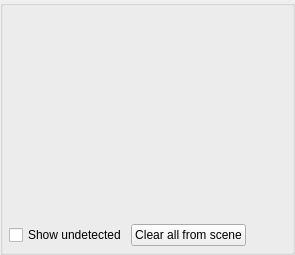
<?xml version="1.0" encoding="UTF-8"?>
<ui version="4.0">
 <class>ControllerListPanel</class>
 <widget class="QGroupBox" name="ControllerListPanel">
  <property name="title">
   <string/>
  </property>
  <property name="flat">
   <bool>true</bool>
  </property>
  <layout class="QVBoxLayout" name="verticalLayout">
   <property name="spacing">
    <number>6</number>
   </property>
   <property name="leftMargin">
    <number>6</number>
   </property>
   <property name="topMargin">
    <number>6</number>
   </property>
   <property name="rightMargin">
    <number>6</number>
   </property>
   <property name="bottomMargin">
    <number>6</number>
   </property>
   <item>
    <widget class="EffectInfoLabel" name="helpLabel" native="true"/>
   </item>
   <item>
    <widget class="QWidget" name="cardListHolder">
     <property name="minimumSize">
      <size>
       <width>0</width>
       <height>200</height>
      </size>
     </property>
     <property name="sizePolicy">
      <sizepolicy hsizetype="Preferred" vsizetype="Expanding">
       <horstretch>0</horstretch>
       <verstretch>0</verstretch>
      </sizepolicy>
     </property>
     <layout class="QVBoxLayout" name="cardListHolderLayout">
      <property name="spacing">
       <number>0</number>
      </property>
      <property name="leftMargin">
       <number>0</number>
      </property>
      <property name="topMargin">
       <number>0</number>
      </property>
      <property name="rightMargin">
       <number>0</number>
      </property>
      <property name="bottomMargin">
       <number>0</number>
      </property>
     </layout>
    </widget>
   </item>
   <item>
    <widget class="QWidget" name="bottomRowHost">
     <layout class="QHBoxLayout" name="bottomRow">
      <property name="spacing">
       <number>4</number>
      </property>
      <property name="leftMargin">
       <number>0</number>
      </property>
      <property name="topMargin">
       <number>0</number>
      </property>
      <property name="rightMargin">
       <number>0</number>
      </property>
      <property name="bottomMargin">
       <number>0</number>
      </property>
      <item>
       <widget class="QCheckBox" name="showUndetectedCheckBox">
        <property name="text">
         <string>Show undetected</string>
        </property>
        <property name="toolTip">
         <string>Show custom controllers whose devices are not currently detected by OpenRGB</string>
        </property>
       </widget>
      </item>
      <item>
       <widget class="QPushButton" name="clearAllFromSceneButton">
        <property name="text">
         <string>Clear all from scene</string>
        </property>
       </widget>
      </item>
      <item>
       <spacer name="horizontalSpacer">
        <property name="orientation">
         <enum>Qt::Horizontal</enum>
        </property>
        <property name="sizeHint" stdset="0">
         <size>
          <width>40</width>
          <height>20</height>
         </size>
        </property>
       </spacer>
      </item>
     </layout>
    </widget>
   </item>
  </layout>
 </widget>
 <customwidgets>
  <customwidget>
   <class>EffectInfoLabel</class>
   <extends>QWidget</extends>
   <header>EffectInfoLabel.h</header>
   <container>1</container>
  </customwidget>
 </customwidgets>
 <resources/>
 <connections/>
</ui>
